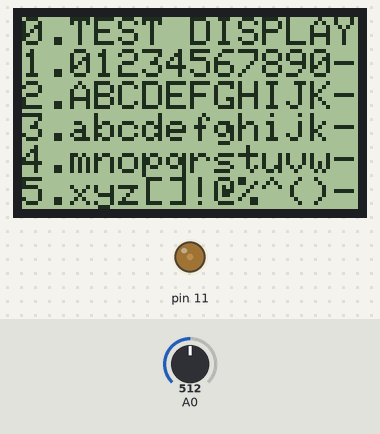
Bench run of a sketch on a simulated Arduino Nano, built with avr-gcc and run on an emulated ATmega328P. Shown: 84×48 one-colour display, output pins drawn as LEDs (lit = HIGH). Inputs (shaded band) come from the test bench; at power-on: A0 = 512. What the sketch prints to the serial monitor is not drawn.

Above: at 1.1 s.
At 7.2 s:
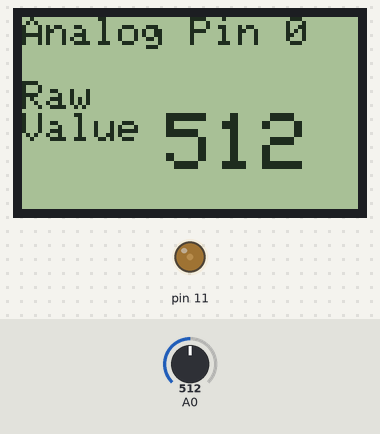
7.3 s: A0 set to 716
At 8.2 s:
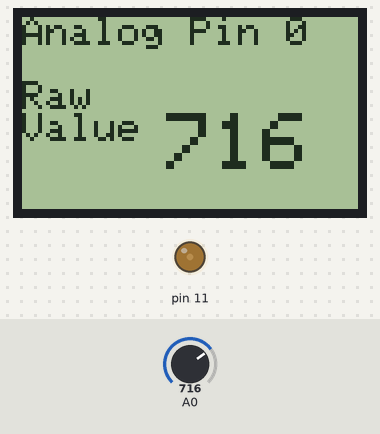
8.8 s: A0 set to 900
At 9.2 s:
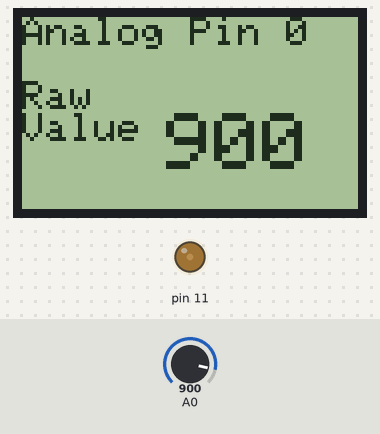
10.3 s: A0 set to 1023
At 11.5 s:
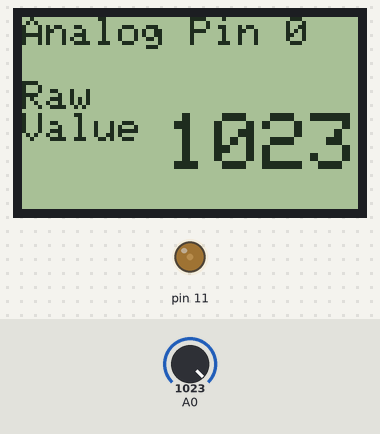
Timing chart, 0 to 13.3 s (numbered marks = the images above; inputs shaded):
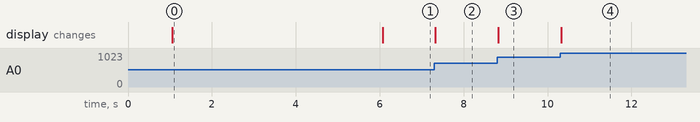

The sketch:

myLCD5110nanoTestText.ino
```cpp
/*
youtube sep2017:
https://www.youtube.com/watch?v=7pHZiJ4RYlA

blog sep,2017:
http://mkme.org/forum/viewtopic.php?f=2&t=692

=============================================================
This is the uber simple starter code
so people can get an idea how the structure is set up:
=============================================================

This is a work in progress
but hopefully it will help someone else
by providing a base to start and work from.

Please check out my Youtube videos here and consider a thumbs up if this helped you!
Youtube : http://www.youtube.com/user/Shadow5549
Website, Forum and store are at http://mkme.org

3V3 ----LCD VCC
Pin 11--[330 OHM Resistor]---LCD backlight PWM on the Nokia 5110
pin 7  - LCD Serial clock out (SCLK)
pin 6  - LCD Serial data out (DIN)
pin 5  - LCD Data/Command select (D/C)
pin 4  - LCD chip select (CS)
pin 3  - LCD reset (RST)
GND --- LCD GND
*/


#include "Adafruit_GFX.h"
#include "Adafruit_PCD8544.h"
Adafruit_PCD8544 display = Adafruit_PCD8544(7, 6, 5, 4, 3);//4 and 3 are reversed on the cheap eBay models

void setup() {

//01--
// PWM of LCD backlight but ebay unit is backwards-
//must go high + cycle to dim
//Very Dim=230
  analogWrite(11,50);

//02--
  Serial.begin(115200);
  Serial.println("Running...");

//03--
  display.begin();//Display code
  display.setContrast(60);//Nokia 5110 works best around 50- change to suit your unit

  delay(1000);
  display.clearDisplay();     // clears the screen and buffer

  display.setTextSize(1);     // set text size
  display.setTextColor(BLACK);
  //delay(1000);


 // Splash Screen- taken from example code
  display.setTextSize(1);
  display.setTextColor(BLACK);

  display.setCursor(0,0);//set cursor top left
  display.println("0.TEST DISPLAY");
  //Prints the first line then a line break-
  //leave off the ln characters to continue on the same line!

  display.println("1.01234567890-");
  display.println("2.ABCDEFGHIJK-");
  display.println("3.abcdefghijk-");
  display.println("4.mnopqrstuvw-");
  display.println("5.xyz[]!@%^()-");

  display.display();//this command writes all the preceeding info to the lcd

  delay(5000);//wait 2 seconds
  display.clearDisplay();     // clears the screen and buffer

}

void loop() {

LCDDisplay();

}

void LCDDisplay(){
  display.clearDisplay();              // clears the screen and buffer
  //--line0
  display.setCursor(0,0);
  display.setTextSize(1); //set text size back smaller
  display.println("Analog Pin 0");

  //--line1
  //display.setCursor(5, 1);
  display.println ("");

  //--line2
  display.setTextSize(1); //set text size back smaller
  display.println("Raw");
  display.print("Value ");

  //--line2a
  int sensorValue = analogRead(A0);
  display.setTextSize(2);     // set text sizebigger
  display.print(sensorValue);//print the pin value driectly


  //--doDisplay!
  display.display();
  //delay(2000);
}
```

Measured:
- after the input at 7.3 s, the display: changes at once (image 2)
- after the input at 8.8 s, the display: changes at once (image 3)
- after the input at 10.3 s, the display: changes at once (image 4)
- what the display in image 0 shows lasts 5.0 s, from 1.1 s to 6.1 s
